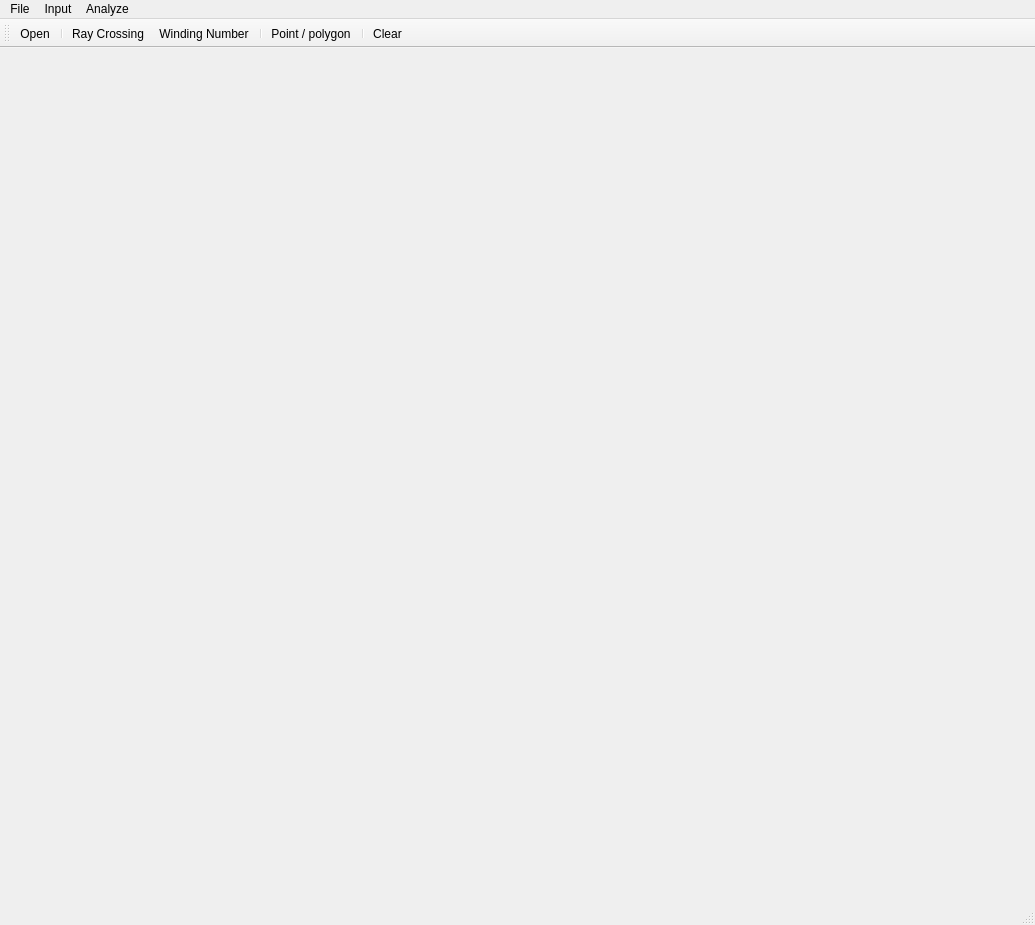
<?xml version="1.0" encoding="UTF-8"?>
<ui version="4.0">
 <class>MainForm</class>
 <widget class="QMainWindow" name="MainForm">
  <property name="geometry">
   <rect>
    <x>0</x>
    <y>0</y>
    <width>1035</width>
    <height>925</height>
   </rect>
  </property>
  <property name="windowTitle">
   <string>Analyze point and polygon positiom</string>
  </property>
  <widget class="QWidget" name="centralwidget">
   <layout class="QHBoxLayout" name="horizontalLayout">
    <item>
     <widget class="Draw" name="Canvas" native="true"/>
    </item>
   </layout>
  </widget>
  <widget class="QMenuBar" name="menubar">
   <property name="geometry">
    <rect>
     <x>0</x>
     <y>0</y>
     <width>1035</width>
     <height>26</height>
    </rect>
   </property>
   <widget class="QMenu" name="menuFile">
    <property name="title">
     <string>File</string>
    </property>
    <addaction name="actionOpen"/>
    <addaction name="separator"/>
    <addaction name="actionExit"/>
   </widget>
   <widget class="QMenu" name="menuInput">
    <property name="title">
     <string>Input</string>
    </property>
    <addaction name="actionPoint_polygon"/>
    <addaction name="separator"/>
    <addaction name="actionClear"/>
   </widget>
   <widget class="QMenu" name="menuAnalyze">
    <property name="title">
     <string>Analyze</string>
    </property>
    <addaction name="actionRay_Crossing"/>
    <addaction name="actionWinding_Number"/>
   </widget>
   <addaction name="menuFile"/>
   <addaction name="menuInput"/>
   <addaction name="menuAnalyze"/>
  </widget>
  <widget class="QStatusBar" name="statusbar"/>
  <widget class="QToolBar" name="toolBar">
   <property name="windowTitle">
    <string>toolBar</string>
   </property>
   <attribute name="toolBarArea">
    <enum>TopToolBarArea</enum>
   </attribute>
   <attribute name="toolBarBreak">
    <bool>false</bool>
   </attribute>
   <addaction name="actionOpen"/>
   <addaction name="separator"/>
   <addaction name="actionRay_Crossing"/>
   <addaction name="actionWinding_Number"/>
   <addaction name="separator"/>
   <addaction name="actionPoint_polygon"/>
   <addaction name="separator"/>
   <addaction name="actionClear"/>
  </widget>
  <action name="actionOpen">
   <property name="icon">
    <iconset resource="icons.qrc">
     <normaloff>:/images/icons/open_file.png</normaloff>:/images/icons/open_file.png</iconset>
   </property>
   <property name="text">
    <string>Open</string>
   </property>
   <property name="toolTip">
    <string>Open file</string>
   </property>
  </action>
  <action name="actionExit">
   <property name="icon">
    <iconset resource="icons.qrc">
     <normaloff>:/images/icons/exit.png</normaloff>:/images/icons/exit.png</iconset>
   </property>
   <property name="text">
    <string>Exit</string>
   </property>
   <property name="toolTip">
    <string>Close application</string>
   </property>
  </action>
  <action name="actionPoint_polygon">
   <property name="checkable">
    <bool>true</bool>
   </property>
   <property name="icon">
    <iconset resource="icons.qrc">
     <normaloff>:/images/icons/pointpol.png</normaloff>:/images/icons/pointpol.png</iconset>
   </property>
   <property name="text">
    <string>Point / polygon</string>
   </property>
   <property name="toolTip">
    <string>Switch point / polygon input</string>
   </property>
  </action>
  <action name="actionClear">
   <property name="icon">
    <iconset resource="icons.qrc">
     <normaloff>:/images/icons/clear.png</normaloff>:/images/icons/clear.png</iconset>
   </property>
   <property name="text">
    <string>Clear</string>
   </property>
   <property name="toolTip">
    <string>Clear data</string>
   </property>
  </action>
  <action name="actionRay_Crossing">
   <property name="icon">
    <iconset resource="icons.qrc">
     <normaloff>:/images/icons/ray.png</normaloff>:/images/icons/ray.png</iconset>
   </property>
   <property name="text">
    <string>Ray Crossing</string>
   </property>
   <property name="toolTip">
    <string>Analyze point and polygon position using Ray Crossing algorithm</string>
   </property>
  </action>
  <action name="actionWinding_Number">
   <property name="icon">
    <iconset resource="icons.qrc">
     <normaloff>:/images/icons/winding.png</normaloff>:/images/icons/winding.png</iconset>
   </property>
   <property name="text">
    <string>Winding Number</string>
   </property>
   <property name="toolTip">
    <string>Analyze point and polygon position using Winding Number algorithm</string>
   </property>
  </action>
 </widget>
 <customwidgets>
  <customwidget>
   <class>Draw</class>
   <extends>QWidget</extends>
   <header>draw.h</header>
   <container>1</container>
  </customwidget>
 </customwidgets>
 <resources>
  <include location="icons.qrc"/>
 </resources>
 <connections/>
</ui>
